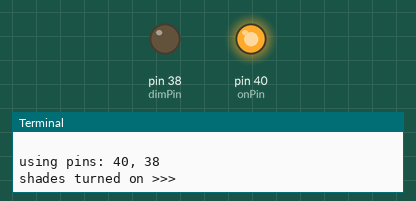
Simulated run of this program. Board: Raspberry Pi (header pin numbers). Shown: output pins drawn as LEDs (lit = HIGH), the last lines printed to the terminal.

Above: at 2.5 s.
At 7.5 s:
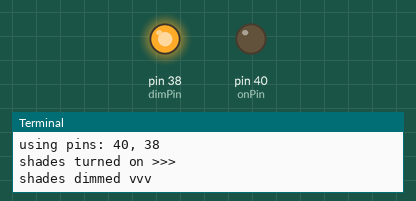
At 12.5 s:
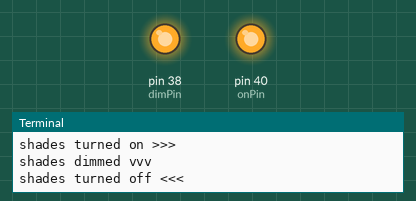
Timing chart, 0 to 19.5 s (numbered marks = the images above):
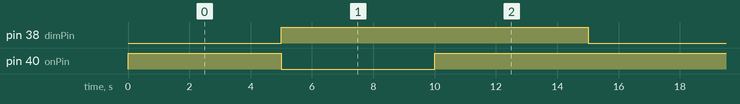

Measured:
- by itself, pin 38 (dimPin): alternates HIGH for 10.0 s and LOW for 5.0 s
- by itself, pin 40 (onPin): repeats every 15.0 s: LOW 5.0 s, HIGH 10.0 s
- by itself, everything shown: repeats every 15.0 s, in 3 steps

The program:

step3.py
```python
import RPi.GPIO as GPIO
import time
onPin = 40 # define ledPin
dimPin =38
def setup():
    GPIO.setmode(GPIO.BOARD) # use PHYSICAL GPIO Numbering
    GPIO.setup(onPin, GPIO.OUT) # set the ledPin to OUTPUT mode
    GPIO.output(onPin, GPIO.LOW) # make ledPin output LOW level

    GPIO.setup(dimPin, GPIO.OUT) # set the ledPin to OUTPUT mode
    GPIO.output(dimPin, GPIO.LOW) # make ledPin output LOW level

    print (f'using pins: {onPin}, {dimPin}')

def on():
        GPIO.output(onPin, GPIO.HIGH) # makes shades go transparent
        GPIO.output(dimPin, GPIO.LOW)
        print ('shades turned on >>>') # print information on terminal
def off():
        GPIO.output(dimPin, GPIO.HIGH)
        GPIO.output(onPin, GPIO.HIGH) # makes shades go opaque
        print ('shades turned off <<<')
def dim():
        GPIO.output(onPin, GPIO.LOW)
        GPIO.output(dimPin, GPIO.HIGH) # makes shades go into dim state
        print ('shades dimmed vvv')

def loop():
    while True:
        on()
        time.sleep(5)
        dim()
        time.sleep(5) # Wait for 5 seconds
        off()
        time.sleep(5) # Wait for 5 seconds


def destroy():
    GPIO.cleanup() # Release all GPIO

if __name__ == '__main__': # Program entrance
    print ('Program is starting ... \n')
    setup()
    try:
        loop()
    except KeyboardInterrupt: # Press ctrl-c to end the program.
        destroy()
```
